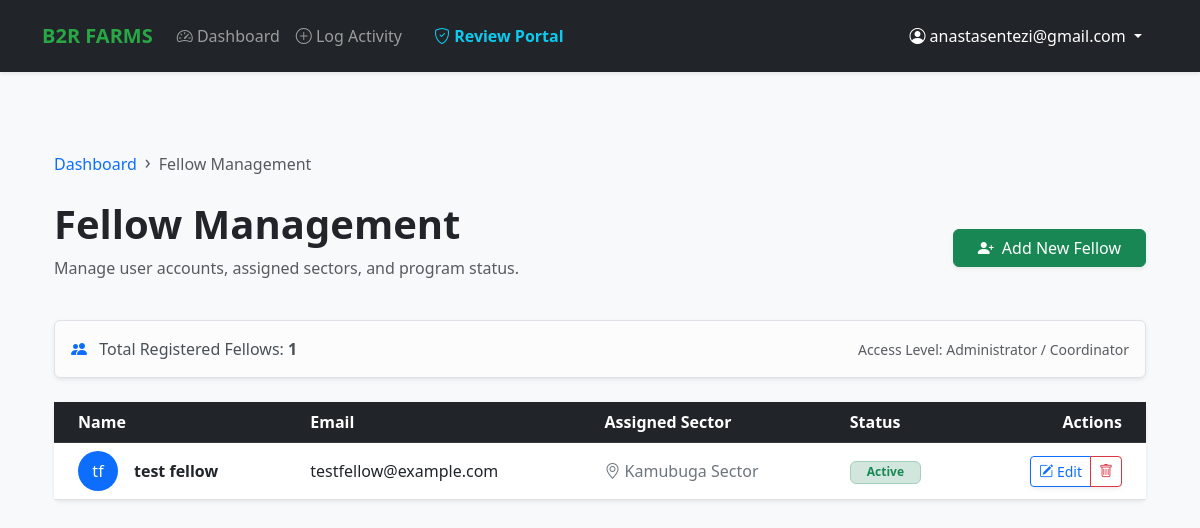
The app's page /fellows/ (signed in), older data.
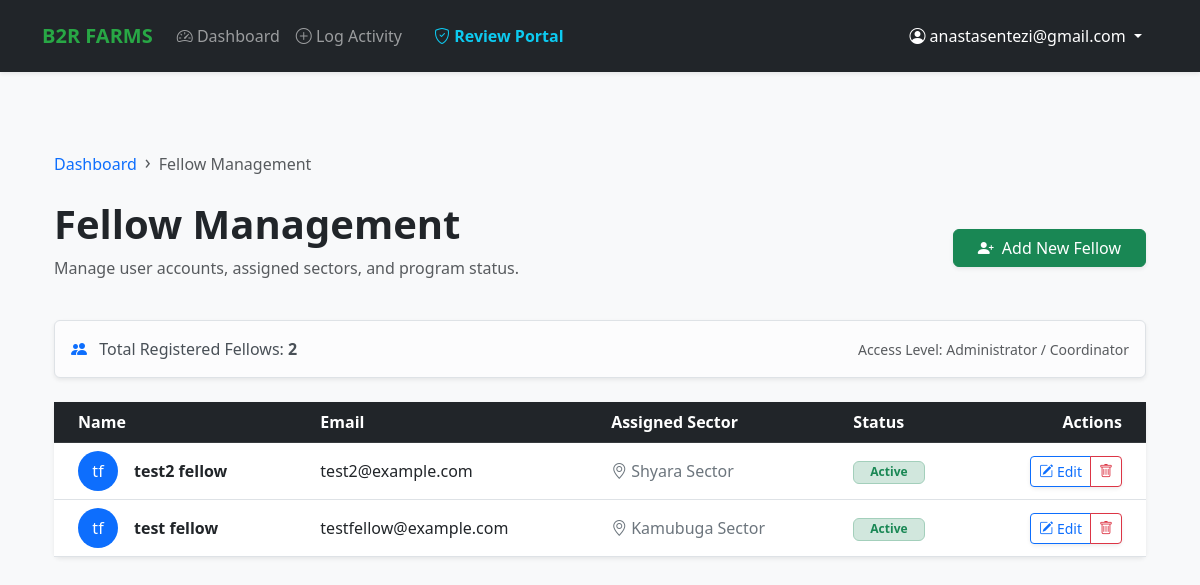
The same page, newer data.
### fellows/models.py (models this page shows, shortened)
class Fellow(models.Model):
    class Status(models.TextChoices):
        ACTIVE = 'ACTIVE', 'Active'
        INACTIVE = 'INACTIVE', 'Inactive'
        COMPLETED = 'COMPLETED', 'Completed'
        ON_LEAVE = 'ON_LEAVE', 'On Leave'
    user = models.OneToOneField(
        User,
        on_delete=models.CASCADE,
        related_name='fellow_profile'
    )
    university = models.CharField(max_length=100)
    degree_field = models.CharField(max_length=100)
    graduation_year = models.IntegerField()
    assigned_sector = models.ForeignKey(
        Sector,
        on_delete=models.SET_NULL,
        null=True,
        related_name='fellows'
    )
    mentor = models.ForeignKey(
        'mentors.Mentor',
        on_delete=models.SET_NULL,
        null=True,
        blank=True, # Allows saving a fellow before a mentor is assigned
        related_name='fellows',
        help_text="The professional mentor supervising this fellow."
    )
    fellowship_start_date = models.DateField()
    fellowship_end_date = models.DateField(null=True, blank=True)
    status = models.CharField(
        max_length=10,
        choices=Status.choices,
        default=Status.ACTIVE
    )
    training_completed = models.BooleanField(default=False)
    class Meta:
        ordering = ['user__last_name', 'user__first_name']
        verbose_name = "Fellow"
        verbose_name_plural = "Fellows"

### locations/models.py (models this page shows)
class Sector(models.Model):
    district = models.ForeignKey(
        District,
        on_delete=models.CASCADE,
        related_name='sectors'
    )
    name = models.CharField(max_length=100)
    code = models.CharField(max_length=10, blank=True, null=True)
    class Meta:
        unique_together = ('name', 'district')
        ordering = ['district__province__name', 'district__name', 'name']
    def __str__(self):
        return f"{self.name} Sector"

### fellows/views.py (the view)
# urls.py: path('', views.fellow_list_view, name='fellow_list'),
@user_passes_test(is_admin_or_coordinator)
def fellow_list_view(request):
    fellows = Fellow.objects.all().order_by('-id')
    return render(request, 'fellows/fellow_list.html', {'fellows': fellows})

### fellows/views.py (called while the page is built)
def is_admin_or_coordinator(user):
    return user.is_staff or user.groups.filter(name='Coordinator').exists()

### fellows/templates/fellows/fellow_list.html (shortened to what this page needs)
{% extends "base.html" %}
{% block content %}
<div class="container mt-5">
    <nav aria-label="breadcrumb" class="mb-4">
        <ol class="breadcrumb">
            <li class="breadcrumb-item"><a href="{% url 'fellow_dashboard' %}" class="text-decoration-none">Dashboard</a></li>
            <li class="breadcrumb-item active" aria-current="page">Fellow Management</li>
        </ol>
    </nav>
    <div class="d-flex justify-content-between align-items-center mb-4">
        <div>
            <h1 class="fw-bold text-dark">Fellow Management</h1>
            <p class="text-muted">Manage user accounts, assigned sectors, and program status.</p>
        </div>
        <a href="{% url 'fellow_create' %}" class="btn btn-success shadow-sm px-4">
            <i class="bi bi-person-plus-fill me-2"></i>Add New Fellow
        </a>
    </div>
    <div class="row mb-4">
        <div class="col-md-12">
            <div class="alert alert-light border shadow-sm d-flex justify-content-between align-items-center mb-0">
                <span>
                    <i class="bi bi-people-fill me-2 text-primary"></i>
                    Total Registered Fellows: <strong>{{ fellows.count }}</strong>
                </span>
                <span class="text-muted small">Access Level: Administrator / Coordinator</span>
            </div>
        </div>
    </div>
    <div class="card shadow-sm border-0">
        <div class="table-responsive">
            <table class="table table-hover align-middle mb-0">
                <thead class="table-dark">
                    <tr>
                        <th class="ps-4">Name</th>
                        <th>Email</th>
                        <th>Assigned Sector</th>
                        <th>Status</th>
                        <th class="text-end pe-4">Actions</th>
                    </tr>
                </thead>
                <tbody>
                    {% for fellow in fellows %}
                    <tr>
                        <td class="ps-4">
                            <div class="d-flex align-items-center">
                                <div class="bg-primary text-white rounded-circle d-flex align-items-center justify-content-center me-3" style="width: 40px; height: 40px;">
                                    {{ fellow.user.first_name|first }}{{ fellow.user.last_name|first }}
                                </div>
                                <span class="fw-bold">{{ fellow.user.get_full_name }}</span>
                            </div>
                        </td>
                        <td>{{ fellow.user.email }}</td>
                        <td>
                            <span class="text-secondary">
                                <i class="bi bi-geo-alt me-1"></i>{{ fellow.assigned_sector|default:"Unassigned" }}
                            </span>
                        </td>
                        <td>
                            {% if fellow.status == 'ACTIVE' %}
                                <span class="badge bg-success-subtle text-success border border-success-subtle px-3">Active</span>
                            {% elif fellow.status == 'INACTIVE' %}
                                <span class="badge bg-secondary-subtle text-secondary border border-secondary-subtle px-3">Inactive</span>
                            {% else %}
                                <span class="badge bg-warning-subtle text-warning border border-warning-subtle px-3">{{ fellow.status }}</span>
                            {% endif %}
                        </td>
                        <td class="text-end pe-4">
                            <div class="btn-group shadow-sm" role="group">
                                <a href="{% url 'fellow_edit' fellow.pk %}" class="btn btn-sm btn-outline-primary" title="Edit Fellow">
                                    <i class="bi bi-pencil-square"></i> Edit
                                </a>
                                <a href="{% url 'fellow_delete' fellow.pk %}" class="btn btn-sm btn-outline-danger" title="Delete Fellow">
                                    <i class="bi bi-trash"></i>
                                </a>
                            </div>
                        </td>
                    </tr>
                    {% endfor %}
                </tbody>
            </table>
        </div>
    </div>
</div>
{% endblock %}

### bridge2Rwanda_fellowship_management_system/templates/base.html (shortened to what this page needs)
{% load static %}
<!DOCTYPE html>
<html lang="en">
<head>
    <link href="https://cdn.jsdelivr.net/npm/bootstrap@5.3.0/dist/css/bootstrap.min.css" rel="stylesheet">
    <link rel="stylesheet" href="https://cdn.jsdelivr.net/npm/bootstrap-icons@1.10.0/font/bootstrap-icons.css">
</head>
<body>
    <nav class="navbar navbar-expand-lg navbar-dark bg-dark shadow-sm py-3">
        <div class="container">
            <a class="navbar-brand" href="/">B2R FARMS</a>
            <div class="collapse navbar-collapse" id="navbarNav">
                <ul class="navbar-nav me-auto">
                    {% if user.is_authenticated %}
                        {% if user.fellow or user.is_superuser %}
                        <li class="nav-item">
                            <a class="nav-link" href="{% url 'dashboard' %}">
                                <i class="bi bi-speedometer2"></i> Dashboard
                            </a>
                        </li>
                        <li class="nav-item">
                            <a class="nav-link" href="{% url 'submit_activity' %}">
                                <i class="bi bi-plus-circle"></i> Log Activity
                            </a>
                        </li>
                        {% endif %}
                        {% if user.is_staff or user.mentor or user.is_superuser %}
                        <li class="nav-item ms-lg-3">
                            <a class="nav-link text-info fw-bold" href="{% url 'mentor_dashboard' %}">
                                <i class="bi bi-shield-check"></i> Review Portal
                            </a>
                        </li>
                        {% endif %}
                    {% endif %}
                </ul>
                <ul class="navbar-nav ms-auto">
                    {% if user.is_authenticated %}
                        <li class="nav-item dropdown">
                            <a class="nav-link dropdown-toggle btn btn-outline-secondary btn-sm px-3 text-white" href="#" id="userDropdown" role="button" data-bs-toggle="dropdown">
                                <i class="bi bi-person-circle"></i> {{ user.email }}
                            </a>
                        </li>
                    {% else %}
                        <li class="nav-item">
                            <a class="btn btn-success btn-sm px-4" href="{% url 'login' %}">Login</a>
                        </li>
                    {% endif %}
                </ul>
            </div>
        </div>
    </nav>
    <main class="container py-2">
        {% block content %}{% endblock %}
    </main>
</body>
</html>

### bridge2Rwanda_fellowship_management_system/templates/base.html (style rules this page uses)
.navbar-brand { font-weight: 800; color: #28a745 !important; }
body { background-color: #f8f9fa; font-family: 'Segoe UI', sans-serif; }

### fellows/templates/fellows/fellow_list.html (style rules this page uses)
.breadcrumb-item + .breadcrumb-item::before { content: "›"; font-size: 1.2rem; line-height: 1; vertical-align: middle; }

Row changes from the older to the newer data that the page shows:
added Fellow: user.first_name|first "t", user.last_name|first "f", user.get_full_name "test2 fellow", user.email "test2@example.com", assigned_sector "Shyara Sector", status "Active"
Text that changed along with them:
{{ fellows.count }}: "1" → "2"
